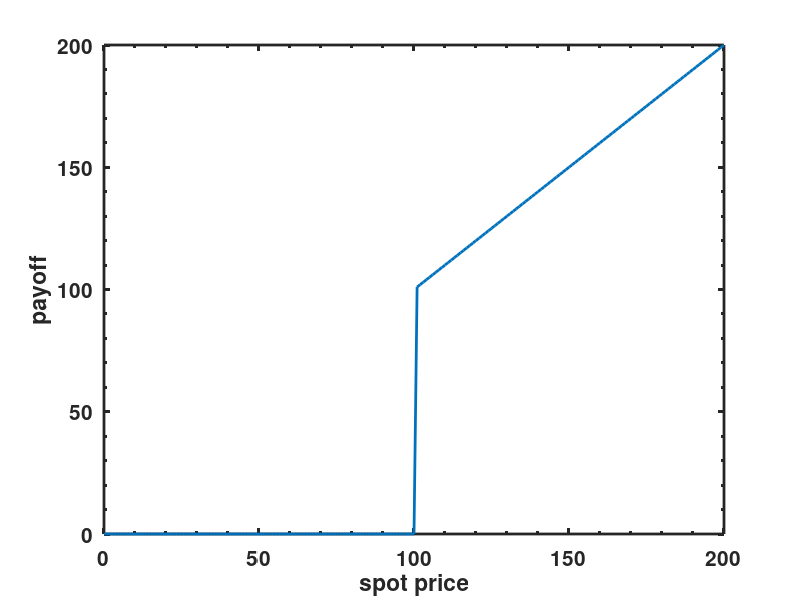

Here is the MATLAB script that generated this plot: (Note: this script raises an error after producing the figure.)
clear all
close all


S=0:200;
K = 100;

f= zeros(length(S),1);

for i=1:length(S)
    if S(i)>K 
        f(i) = S(i);
    end
end
h  = figure(1)
plot(S,f,'linewidth',2);
xlabel('spot price')
ylabel('payoff')
ylim([0,200])
set(gca,'linewidth',2,'fontsize',15,'fontweight','bold','plotboxaspectratiomode','auto','xminortick','on','yminortick','on','TickLength',[0.04;0.02]);
set(gca,'box','on')
pbaspect([1 1 1])
saveTightFigure(h,'binaryOption_Asset_Call.pdf')


f= zeros(length(S),1);

for i=1:length(S)
    if S(i)< K 
        f(i) = S(i);
    end
end
h  = figure(2)
plot(S,f,'linewidth',2);
xlabel('spot price')
ylabel('payoff')
ylim([0,200])
set(gca,'linewidth',2,'fontsize',15,'fontweight','bold','plotboxaspectratiomode','auto','xminortick','on','yminortick','on','TickLength',[0.04;0.02]);
set(gca,'box','on')
pbaspect([1 1 1])
saveTightFigure(h,'binaryOption_Asset_Put.pdf')


f= zeros(length(S),1);

for i=1:length(S)
    if S(i)>K 
        f(i) = 1;
    end
end
h  = figure(3)
plot(S,f,'linewidth',2);
xlabel('spot price')
ylabel('payoff')
ylim([0,2])
set(gca,'linewidth',2,'fontsize',15,'fontweight','bold','plotboxaspectratiomode','auto','xminortick','on','yminortick','on','TickLength',[0.04;0.02]);
set(gca,'box','on')
pbaspect([1 1 1])
saveTightFigure(h,'binaryOption_Cash_Call.pdf')


f= zeros(length(S),1);

for i=1:length(S)
    if S(i)< K 
        f(i) = 1;
    end
end
h  = figure(4)
plot(S,f,'linewidth',2);
xlabel('spot price')
ylabel('payoff')
ylim([0,2])
set(gca,'linewidth',2,'fontsize',15,'fontweight','bold','plotboxaspectratiomode','auto','xminortick','on','yminortick','on','TickLength',[0.04;0.02]);
set(gca,'box','on')
pbaspect([1 1 1])
saveTightFigure(h,'binaryOption_Cash_Put.pdf')


